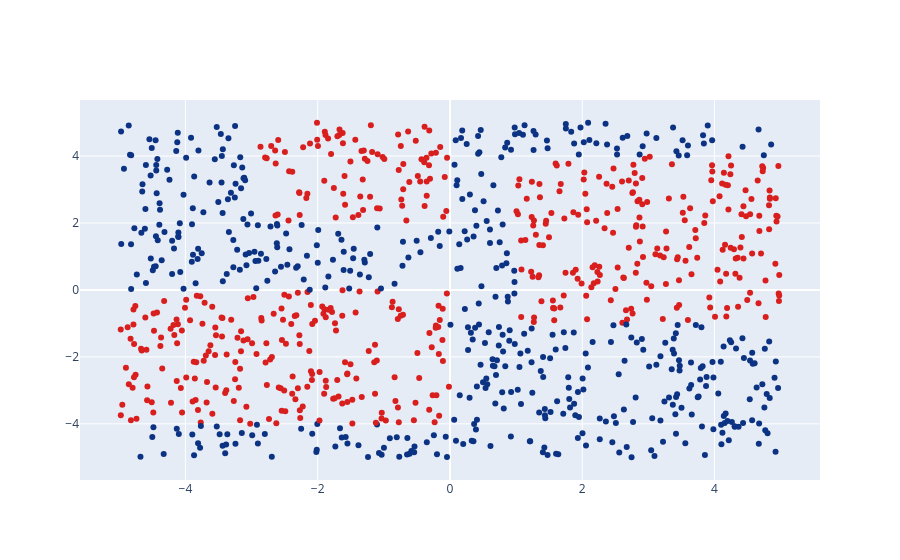

Notebook code for this chart:
### Code cell
def add_noise(X, y, p):
    y_cp = y.copy()
    noisy_ind = np.where(np.random.binomial(1, p, size=X.shape[0]) != 0)
    y_cp[noisy_ind] = (y_cp[noisy_ind] + 1) % 2
    return X, y_cp


X_noisy, y_noisy = add_noise(X[:1000], y[:1000], 0)

X_test, y_test = X[1000:], y[1000:]

go.Figure([go.Scatter(x = X_noisy[:, 0], y=X_noisy[:, 1], mode = 'markers',
        marker = dict(color=y_noisy, colorscale='Portland'))]).show()

### Figure 1 — Plotly figure (JSON) as saved in the notebook; plotly's stock layout.template omitted (floating-point values rounded to 4 significant figures; data arrays with more than 128 entries replaced by an {"elided": "..."} marker saying what was removed)
{"data": [{"marker": {"color": {"elided": "1000 int values"}, "colorscale": [[0, "rgb(12,51,131)"], [0.25, "rgb(10,136,186)"], [0.5, "rgb(242,211,56)"], [0.75, "rgb(242,143,56)"], [1, "rgb(217,30,30)"]]}, "mode": "markers", "type": "scatter", "x": {"elided": "1000 float values"}, "y": {"elided": "1000 float values"}}], "layout": {}}
